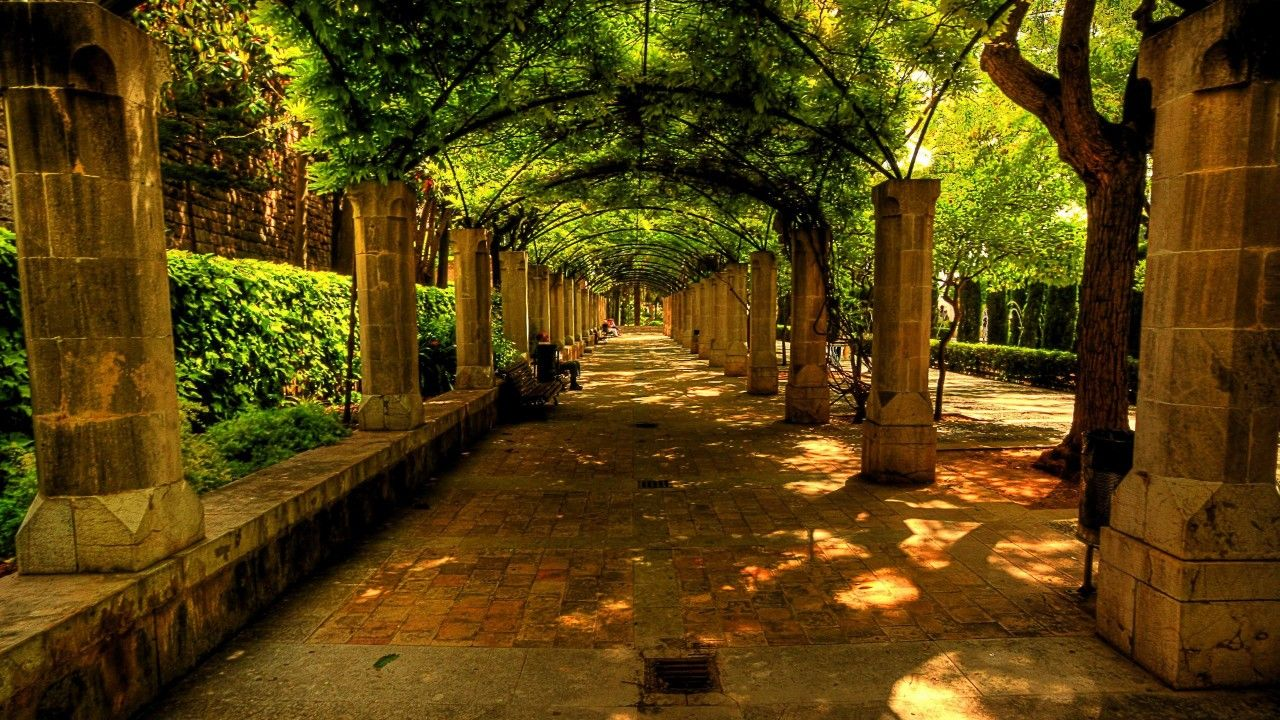
#> input picture imagenes/im1.jpg, 1280 x 720 px
$ jupyter execute 'Problema Extra.ipynb'
#> lines starting #> are read from the running program, lines starting #| are printed output that depends on the picture
- Esta función primero calcula la entropía de la imagen original.

- Si la entropía es menor que 0.5, sugiere que la imagen podría beneficiarse de la ecualización y muestra la imagen original y la imagen ecualizada. La función devuelve un valor entre 0 y 1, donde valores cercanos a 1 sugieren una fuerte necesidad de ecualización.

[cell 1]
import cv2
import numpy as np
import matplotlib.pyplot as plt

def calcular_entropia(imagen):
    histograma = cv2.calcHist([imagen], [0], None, [256], [0,256])
    histograma /= histograma.sum()
    entropia = -np.sum(histograma*np.log2(histograma ))
    return entropia

def sugerir_ecualizacion(imagen_path):
#> called with imagen_path = '../imagenes/im1.jpg'
    imagen = cv2.imread(imagen_path, cv2.IMREAD_GRAYSCALE)
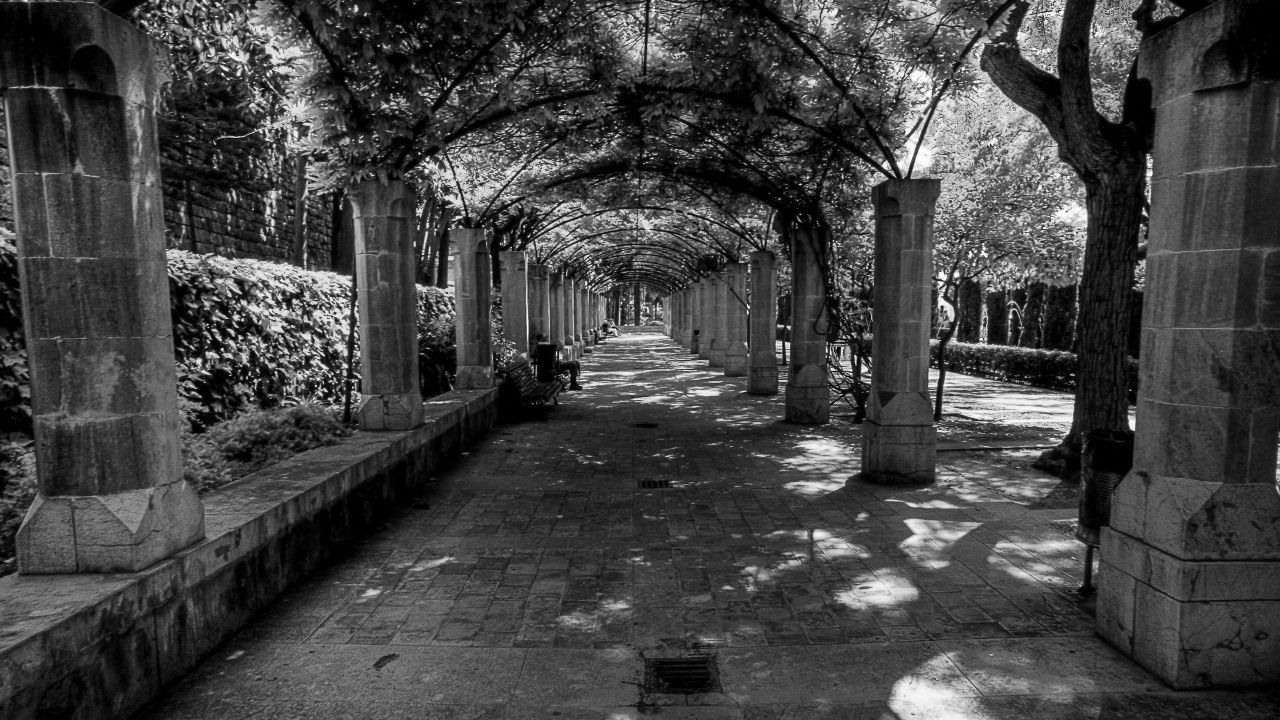
#> imagen: shape (720, 1280); min 0, max 255, mean 66.4
    entropia_original = calcular_entropia(imagen)
#> in calcular_entropia, `histograma = cv2.calcHist([imagen], [0], None, [256], [0,256])`: histograma = 256 values, max 17370 at index 0, min 29 at index 254, mean 3600
#> in calcular_entropia, `histograma /= histograma.sum()`: histograma = 256 values, max 0.0188 at index 0, min 3.15e-05 at index 254, mean 0.00391
#> in calcular_entropia, `entropia = -np.sum(histograma*np.log2(histograma ))`: entropia = 7.32
#> entropia_original = 7.32

    # Normalizar la entropia al rango [0, 1]
    entropia_normalizada = entropia_original / np.log2(256)
#> entropia_normalizada = 0.915

    # Si la entropía es menor que 0.5, la imagen podría beneficiarse de la ecualización
    if entropia_normalizada < 0.5:
        imagen_ecualizada = cv2.equalizeHist(imagen)
        plt.subplot(1, 2, 1)
        plt.imshow(imagen, cmap='gray')
        plt.title('Original')
        plt.subplot(1, 2, 2)
        plt.imshow(imagen_ecualizada, cmap='gray')
        plt.title('Ecualizada')
        plt.show()
        return 1 - entropia_normalizada
    else:
        plt.imshow(imagen, cmap='gray')
        plt.title('Original')
        plt.show()
        return entropia_normalizada


ruta_imagen = '../imagenes/im1.jpg'
sugerencia = sugerir_ecualizacion(ruta_imagen)
#> sugerencia = 0.915
print(f"Sugerencia de ecualización: {sugerencia:.2f}")
#| Sugerencia de ecualización: 0.92


$ run again, with imagenes/im2.jpg copied over imagenes/im1.jpg
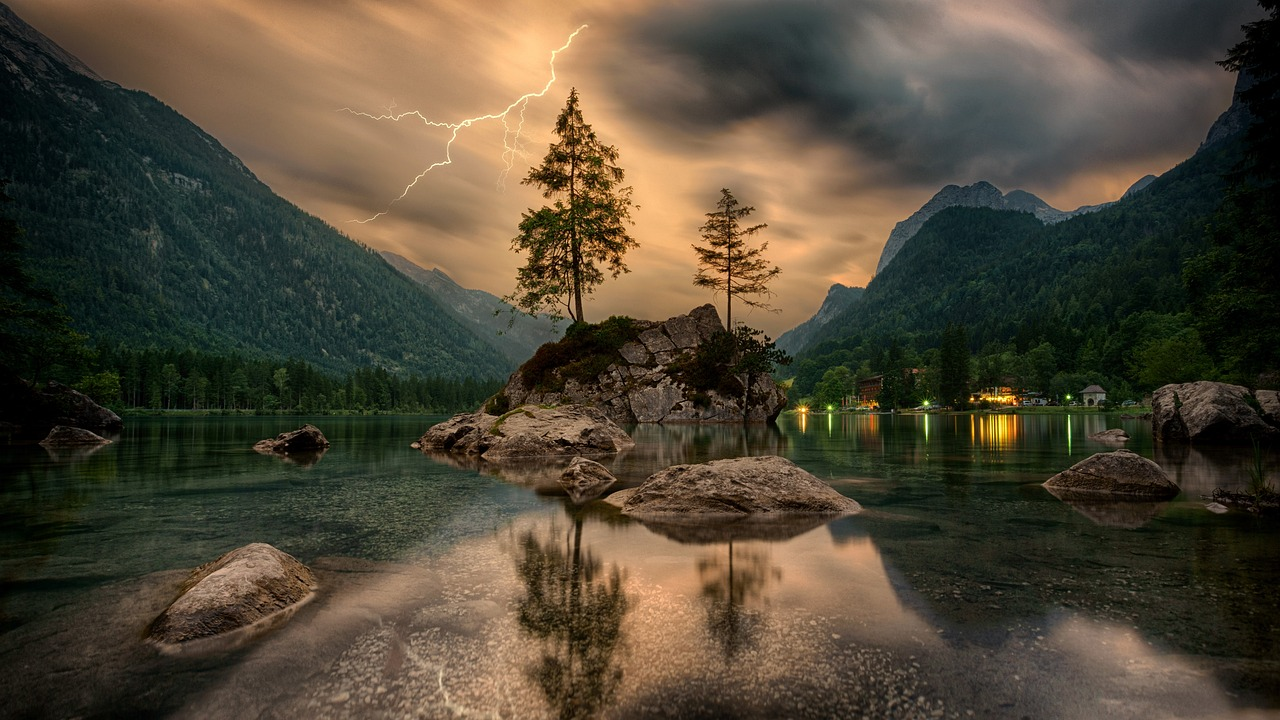
#> input picture imagenes/im2.jpg, 1280 x 720 px
#> in sugerir_ecualizacion, `imagen = cv2.imread(imagen_path, cv2.IMREAD_GRAYSCALE)`:
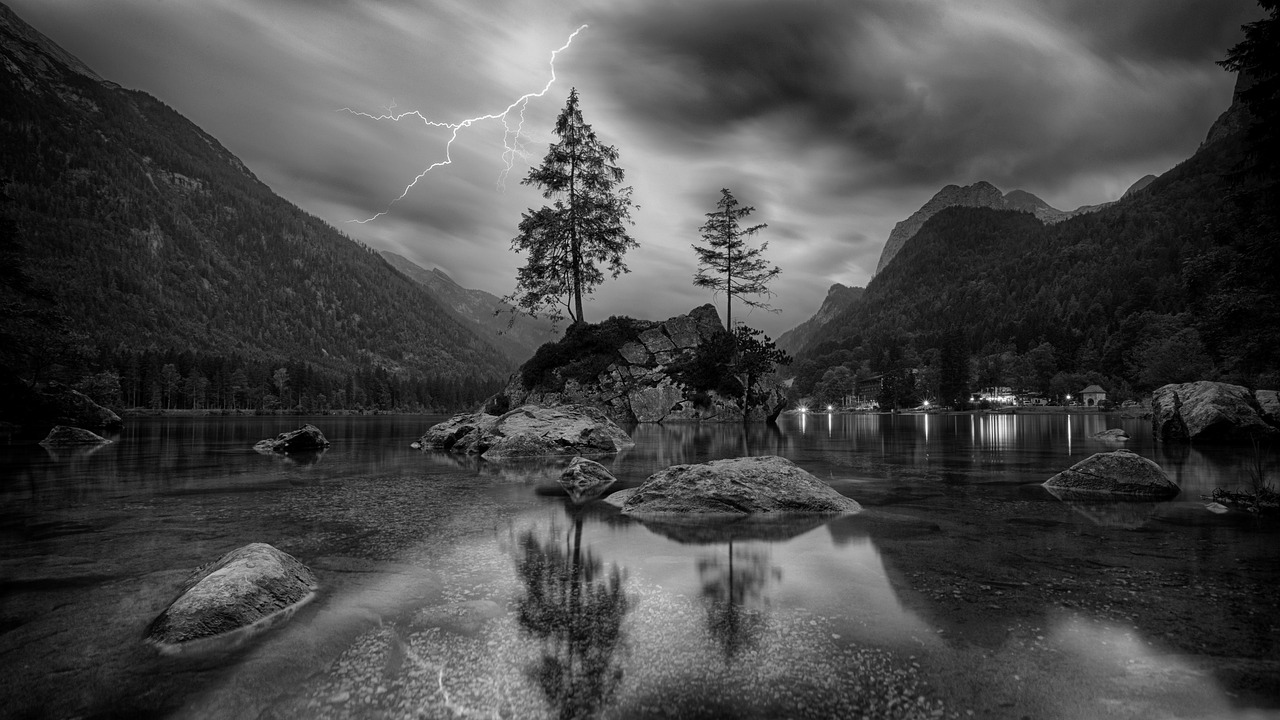
#> imagen: shape (720, 1280); min 0, max 255, mean 71.7
#> in calcular_entropia, `histograma = cv2.calcHist([imagen], [0], None, [256], [0,256])`: histograma = 256 values, max 10114 at index 0, min 10 at index 244, mean 3600
#> in calcular_entropia, `histograma /= histograma.sum()`: histograma = 256 values, max 0.011 at index 0, min 1.09e-05 at index 244, mean 0.00391
#> entropia = 7.44
#> entropia_normalizada = 0.93
#| Sugerencia de ecualización: 0.93
